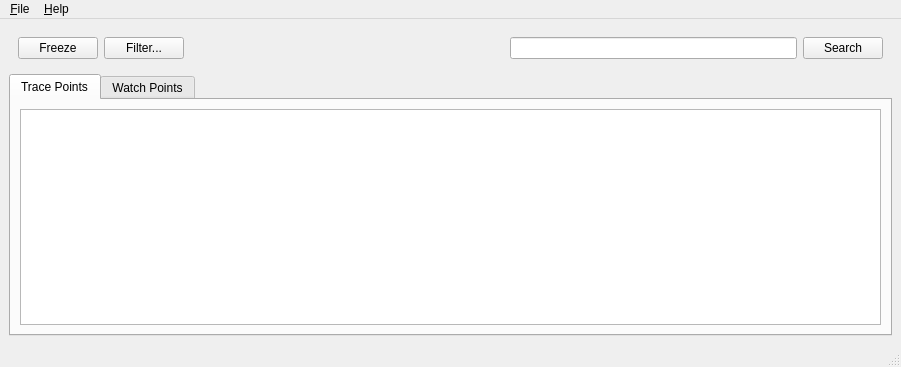
<?xml version="1.0" encoding="UTF-8"?>
<ui version="4.0">
 <class>MainWindow</class>
 <widget class="QMainWindow" name="MainWindow">
  <property name="geometry">
   <rect>
    <x>0</x>
    <y>0</y>
    <width>901</width>
    <height>367</height>
   </rect>
  </property>
  <property name="windowTitle">
   <string>App Stalker</string>
  </property>
  <property name="windowIcon">
   <iconset resource="gui.qrc">
    <normaloff>:/icons/lo32-action-nexterror.png</normaloff>:/icons/lo32-action-nexterror.png</iconset>
  </property>
  <widget class="QWidget" name="centralwidget">
   <layout class="QVBoxLayout" name="verticalLayout_3">
    <item>
     <widget class="QWidget" name="widget" native="true">
      <layout class="QHBoxLayout" name="horizontalLayout">
       <item>
        <widget class="QPushButton" name="freezeButton">
         <property name="text">
          <string>Freeze</string>
         </property>
         <property name="checkable">
          <bool>true</bool>
         </property>
         <property name="checked">
          <bool>false</bool>
         </property>
        </widget>
       </item>
       <item>
        <widget class="QPushButton" name="pushButton_2">
         <property name="text">
          <string>Filter...</string>
         </property>
        </widget>
       </item>
       <item>
        <spacer name="horizontalSpacer">
         <property name="orientation">
          <enum>Qt::Horizontal</enum>
         </property>
         <property name="sizeHint" stdset="0">
          <size>
           <width>320</width>
           <height>20</height>
          </size>
         </property>
        </spacer>
       </item>
       <item>
        <widget class="QLineEdit" name="lineEdit"/>
       </item>
       <item>
        <widget class="QPushButton" name="pushButton_3">
         <property name="text">
          <string>Search</string>
         </property>
        </widget>
       </item>
      </layout>
     </widget>
    </item>
    <item>
     <widget class="QTabWidget" name="tabWidget">
      <property name="currentIndex">
       <number>0</number>
      </property>
      <widget class="QWidget" name="tab">
       <attribute name="title">
        <string>Trace Points</string>
       </attribute>
       <layout class="QVBoxLayout" name="verticalLayout">
        <item>
         <widget class="QTableView" name="tracePointsView">
          <attribute name="horizontalHeaderStretchLastSection">
           <bool>true</bool>
          </attribute>
         </widget>
        </item>
       </layout>
      </widget>
      <widget class="QWidget" name="tab_2">
       <attribute name="title">
        <string>Watch Points</string>
       </attribute>
       <layout class="QVBoxLayout" name="verticalLayout_2">
        <item>
         <widget class="QTreeWidget" name="watchPointTree">
          <column>
           <property name="text">
            <string>Position</string>
           </property>
          </column>
          <column>
           <property name="text">
            <string>Variable</string>
           </property>
          </column>
          <column>
           <property name="text">
            <string>Value</string>
           </property>
          </column>
         </widget>
        </item>
       </layout>
      </widget>
     </widget>
    </item>
   </layout>
  </widget>
  <widget class="QMenuBar" name="menubar">
   <property name="geometry">
    <rect>
     <x>0</x>
     <y>0</y>
     <width>901</width>
     <height>22</height>
    </rect>
   </property>
   <widget class="QMenu" name="menu_Help">
    <property name="title">
     <string>&amp;Help</string>
    </property>
    <addaction name="action_About"/>
   </widget>
   <widget class="QMenu" name="menu_File">
    <property name="title">
     <string>&amp;File</string>
    </property>
    <addaction name="action_Open_Trace"/>
    <addaction name="actionQuit"/>
   </widget>
   <addaction name="menu_File"/>
   <addaction name="menu_Help"/>
  </widget>
  <widget class="QStatusBar" name="statusbar"/>
  <action name="actionQuit">
   <property name="text">
    <string>Quit</string>
   </property>
   <property name="shortcut">
    <string>Ctrl+Q</string>
   </property>
  </action>
  <action name="action_Open_Trace">
   <property name="text">
    <string>&amp;Open Trace...</string>
   </property>
   <property name="shortcut">
    <string>Ctrl+O</string>
   </property>
  </action>
  <action name="action_About">
   <property name="text">
    <string>&amp;About</string>
   </property>
  </action>
 </widget>
 <resources>
  <include location="gui.qrc"/>
 </resources>
 <connections/>
</ui>
